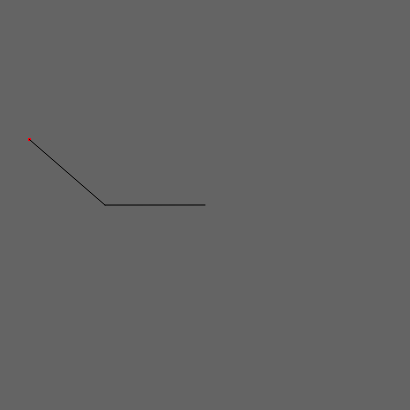
Frame 1 (no input)
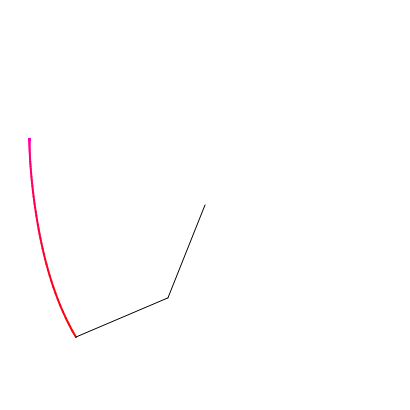
Frame 60 (no input)
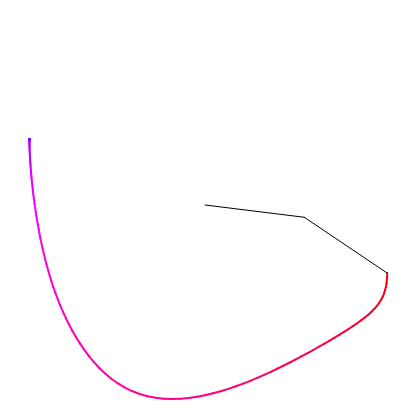
Frame 120 (the mouse pressed at the canvas centre since frame 60)

The p5.js sketch that drew these frames (run headless with seeded random() and noise() and a simulated clock; from frame 60 on, the mouse is pressed at the canvas centre):

// p5.js sketch
// ── sketch.js
var tail = 500;

function setup() { 
  var canvas = createCanvas(410, 410);
  dp = new DblPen();
  pts = [];
  for(i=0;i<tail;i++){ //prepopulate pts array
    pts.push(createVector(dp.x2,dp.y2));
  }
} 

function draw() { 
  background(100);
	translate(205,205);
	rotate(PI/2);
  dp.update();
  pts.splice(0,1);
  pts.push(createVector(dp.x2,dp.y2));
  strokeWeight(2);
  colorMode(HSB,tail,100,100);
  noFill();
  //beginShape();
  for(i=1; i<tail; i++){
    stroke(i,100,100);
    line(pts[i-1].x,pts[i-1].y,pts[i].x,pts[i].y);
  }
  //endShape();
  dp.display();
  
		
}
// ── doublependulum.js
var g = 9.8;
var dt = 0.1/20;

function DblPen() {
	this.l1 = 100;
	this.l2 = 100;
	this.m1 = 100;
	this.m2 = 100;
	this.theta1 = PI/2;
	this.theta2 = PI/2+random();
	this.w1 = 0;
	this.w2 = 0;
	this.dw1 = 0;
	this.dw2 = 0;
	this.x1 = this.l1*cos(this.theta1);
	this.y1 = this.l1*sin(this.theta1);
  this.x2 = this.x1+this.l2*cos(this.theta2);
	this.y2 = this.y1+this.l2*sin(this.theta2);
	
	this.update = function() {
    for(i=0; i<20;i++){
      this.dw1 = (-1*g*(2*this.m1+this.m2)*sin(this.theta1)-this.m2*g*sin(this.theta1-2*this.theta2)-2*sin(this.theta1-this.theta2)*this.m2*(sq(this.w2)*this.l2+sq(this.w1)*this.l1*cos(this.theta1-this.theta2)))/(this.l1*(2*this.m1+this.m2-this.m2*cos(2*this.theta1-2*this.theta2)));
			this.dw2 = (2*sin(this.theta1-this.theta2)*(sq(this.w1)*this.l1*(this.m1+this.m2)+g*(this.m1+this.m2)*cos(this.theta1)+sq(this.w2)*this.l2*this.m2*cos(this.theta1-this.theta2)))/(this.l2*(2*this.m1+this.m2-this.m2*cos(2*this.theta1-2*this.theta2)));
			this.w1 = this.w1 + this.dw1*dt;
			this.w2 = this.w2 + this.dw2*dt;
			this.theta1 = this.theta1 + this.w1*dt;
			this.theta2 = this.theta2 + this.w2*dt;
			this.x1 = this.l1*cos(this.theta1);
			this.y1 = this.l1*sin(this.theta1);
			this.x2 = this.x1+this.l2*cos(this.theta2);
			this.y2 = this.y1+this.l2*sin(this.theta2);
   }
	}
	
	this.display = function() {
		strokeWeight(1);
		stroke('black');
		line(0,0,this.x1,this.y1);
		stroke('black');		
		line(this.x1,this.y1,this.x2,this.y2);
		}
}
// ── rk4.js
arraySum = function(foo,bar){
  var foobar = [];
  
  for (var i = 0; i<foo.length; i++){
    foobar[i] = foo[i]+bar[i];
  }
  return foobar;
};

arrayMult = function(foo,k){
  var foobar = [];
  for (var i = 0; i<foo.length; i++){
    foobar[i] = foo[i]*k;
  }
  return foobar;
};


RK4 = function(f,x,h){
  var a = [];
  var b = [];
  var c = [];
  var d = [];
  var xnew = [];
  
  for (i=0; i<x.length; i++){
    a[i] = f[i].apply(null,x);
  }
  
  xnew = arraySum(x,arrayMult(a,h/2));
  
  for (i=0; i<x.length; i++){
    b[i] = f[i].apply(null,xnew);
  }
  xnew = arraySum(x,arrayMult(b,h/2));
  
  for (i=0; i<x.length; i++){
    c[i] = f[i].apply(null,xnew);
  }
  xnew = arraySum(x,arrayMult(c,h));
  
  for (i=0; i<x.length; i++){
    d[i] = f[i].apply(null,xnew);
  }
  
  for (i=0; i<x.length; i++){
    xnew[i] = x[i]+h/6*(a[i]+2*b[i]+2*c[i]+d[i]);
  }
  
  return xnew;
};
// ── style.css
html, body {
  height: 100%;
}

body {
  margin: 0;
  display: flex;

  /* This centers our sketch horizontally. */
  justify-content: center;
}
